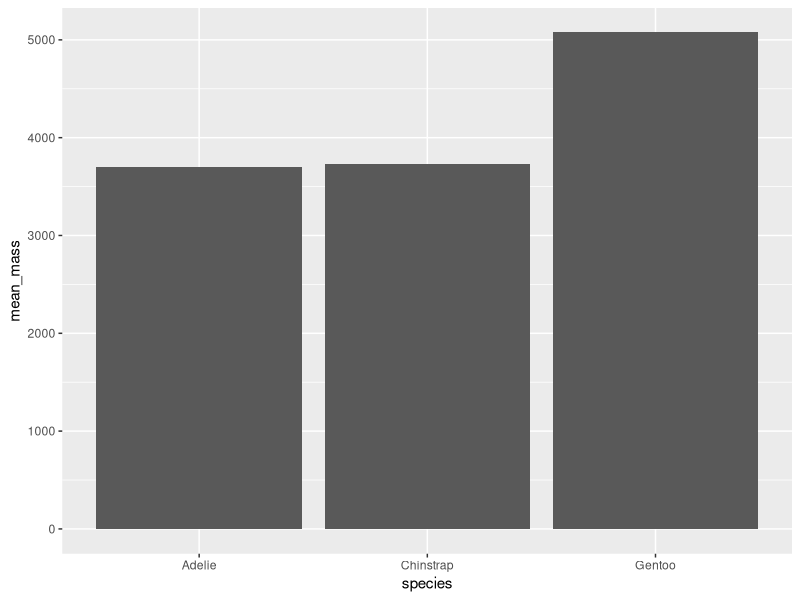
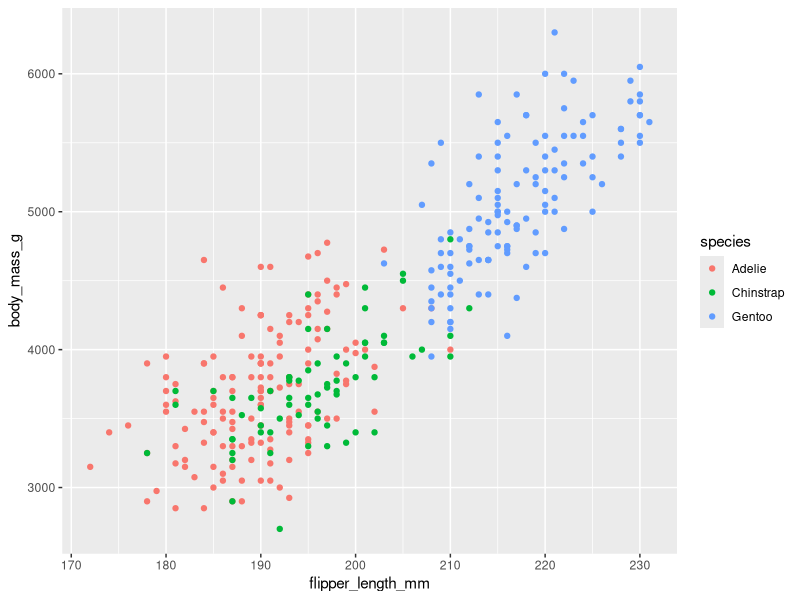

The R source for these figures, in order:
## ---- chunk 1
#| message: false
#| warning: false
library(tidyverse)
library(ggplot2)
library(palmerpenguins)
## ---- chunk 2
head(penguins)
## ---- chunk 3
#| label: fig-penguin-mass
#| fig-cap: "Body mass of penguins by species."
penguin_data <- penguins
penguin_data |> 
    group_by(species) |> 
    summarise(
    mean_mass = mean(body_mass_g, na.rm = TRUE)) |> 
    ggplot(aes(x = species, y = mean_mass)) +
    geom_col()
## ---- chunk 4
#| message: false
#| warning: false
ggplot(penguins, aes(x = flipper_length_mm, 
                     y = body_mass_g, 
                     color = species)) +
  geom_point()
